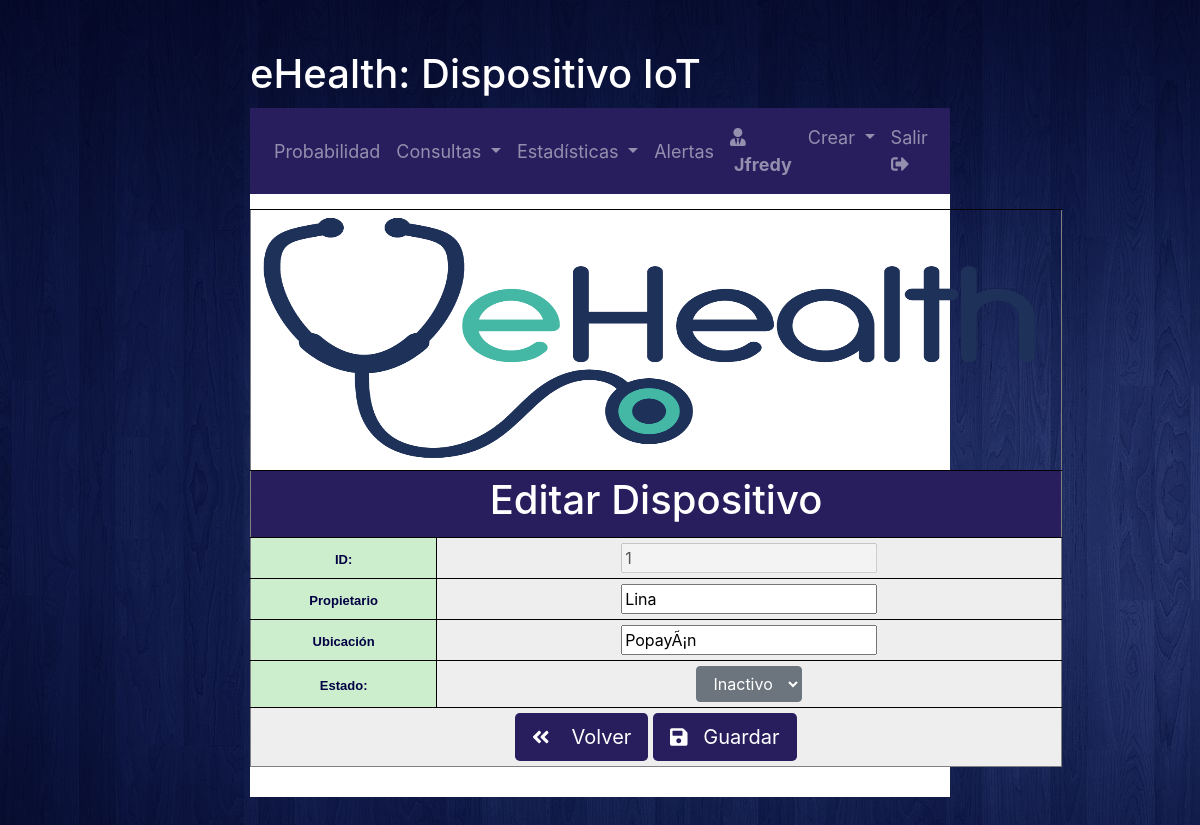
The app's page /interfaces/dispositivos/editar.php?id_tarjeta=1 (signed in), older data.
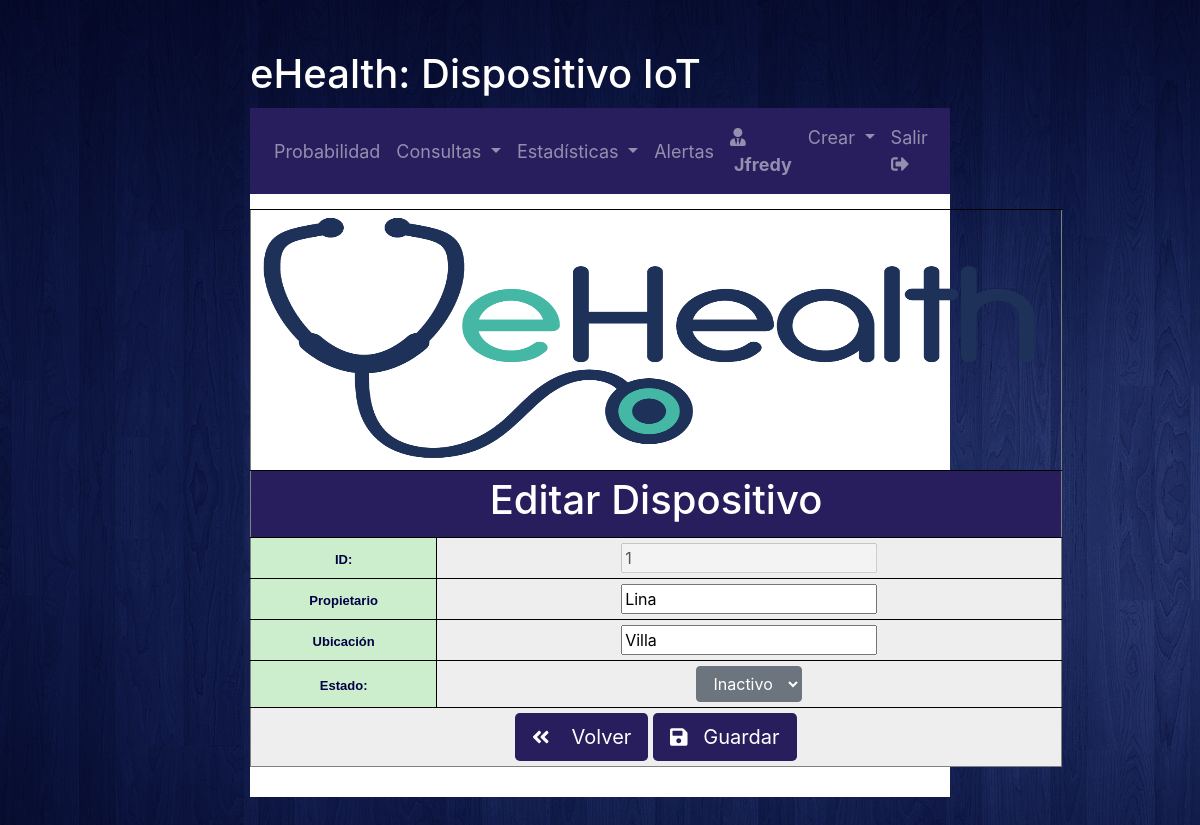
The same page, newer data.
### tables this page shows
CREATE TABLE `datos_dispositivos` (
  `id_tarjeta` int(11) NOT NULL,
  `estado` int(11) NOT NULL,
  `ubicacion` varchar(50) NOT NULL,
  `propietario` varchar(50) NOT NULL
);

### interfaces/dispositivos/editar.php (the view, shortened to what the changed rows need)
<!DOCTYPE html>
<html lang="es">
    <head>
    </head>
    <body background="/ehealth/static/img/background.jpg">
        <h1 id="home-title">eHealth: Dispositivo IoT</h1>
        <div id="home">
            <div id="page-content">
                <table width="80%" align=center cellpadding=5 border=1>
                    <tr>
                        <td valign="top" align=center width=80& colspan=6 bgcolor="#281E5D">
                            <h1>
                                <font color=white>Editar Dispositivo</font>
                            </h1>
                        </td>
                    </tr>
                    <?php
                    if ((isset($_POST["enviado"]))){
                        $santi = $_POST["enviado"];
                        echo $santi;
                        $id_tarjeta = $_POST['id_tarjeta'];
                        $propietario =$_POST['propietario'];
                        $ubicacion =$_POST['ubicacion'];
                        $estado = $_POST['estado'];
                        $mysqli = new mysqli($host, $user, $pw, $db);
                        $sql1 = "UPDATE datos_dispositivos set propietario='$propietario' where id_tarjeta='$id_tarjeta'";
                        $result1 = $mysqli->query($sql1);
                        $sql2 = "UPDATE datos_dispositivos set ubicacion='$ubicacion' where id_tarjeta='$id_tarjeta'";
                        $result2 = $mysqli->query($sql2);
                        $sql3 = "UPDATE datos_dispositivos set estado='$estado' where id_tarjeta='$id_tarjeta'";
                        $result3 = $mysqli->query($sql3);
                        if (($result1 == 1)&&($result2 == 1)&&($result3 == 1)){
                            $mensaje = "Datos modificados correctamente";
                        }else{
                            $mensaje = "Inconveniente el editar los datos";
                        }
                        echo '<tr>
                        <td bgcolor="#EEEEFF" align=center colspan=6>
                                <font FACE="arial" SIZE=2 color="#000048"> <b>'.$mensaje.'</b></font>
                                </td>
                        </tr>';
                        $mysqli = new mysqli($host, $user, $pw, $db);
                        $id_tarj=$_POST["id_tarjeta"];
                        $sql1="SELECT * from datos_dispositivos WHERE id_tarjeta= '$id_tarj'";
                        $result1 = $mysqli->query($sql1);
                        $row1 = $result1->fetch_array(MYSQLI_NUM);
                        $id_ta = $row1[0];
                        $estado = $row1[1];
                        $ubicacion = $row1[2];
                        $propietario= $row1[3];
                        if ($estado=='1') {
                            $estado_si='selected';
                        }else{
                            $estado_si='';
                        }
                        if ($estado=='0') {
                            $estado_no='selected';
                        }else{
                            $estado_no='';
                        }
                    }else{
                        $mysqli = new mysqli($host, $user, $pw, $db);
                        $id_tarj=$_GET["id_tarjeta"];
                        $sql1="SELECT * from datos_dispositivos WHERE id_tarjeta= '$id_tarj'";
                        $result1 = $mysqli->query($sql1);
                        $row1 = $result1->fetch_array(MYSQLI_NUM);
                        $id_ta = $row1[0];
                        $ubicacion = $row1[2];
                        $propietario= $row1[3];
                    }
                    ?>
                    <form method=POST action="editar.php">
                        <tr>
                            <td bgcolor="#EEEEEE" align=center colspan=4>
                                 <input type="number"  value=<?php echo $id_ta; ?> disabled>
                            </td>
                        </tr>
                        <tr>
                            <td bgcolor="#EEEEEE" align=center colspan=4>
                                <input type="text" name="propietario" value= "<?php echo $propietario; ?>" required>
                            </td>
                        </tr>
                        <tr>
                            <td bgcolor="#EEEEEE" align=center colspan=4>
                                <input type="text" name="ubicacion" value= <?php echo $ubicacion; ?>  required>
                            </td>
                        </tr>
                    </form>
                </table>
            </div>
        </div>
    </body>
</html>

Row changes from the older to the newer data that the page shows:
changed datos_dispositivos "Lina": ubicacion "PopayÃ¡n" → (not shown)
Text that changed along with them:
form field ubicacion: (not shown) → "Villa"
